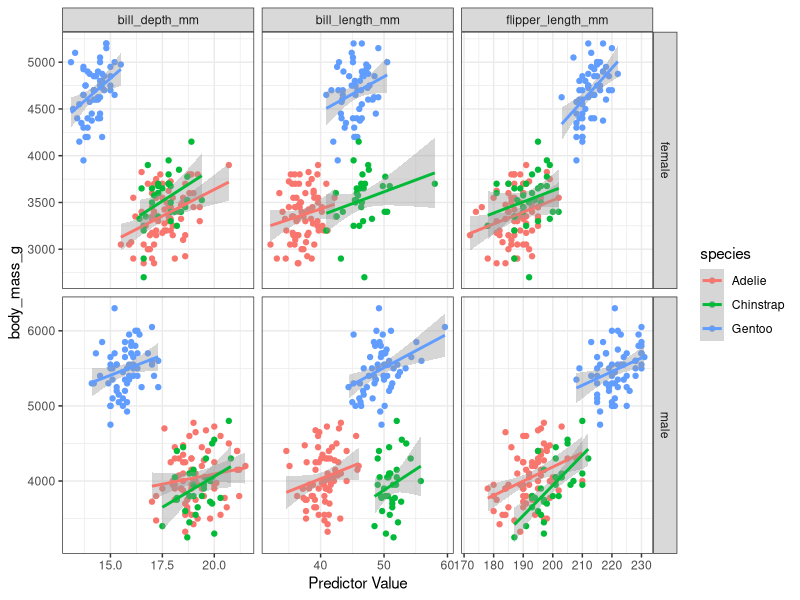

Generate this figure with R:
## ---- chunk 1
library(knitr)
knitr::opts_chunk$set(warning = FALSE, message = FALSE, echo=FALSE) 
knitr::opts_chunk$set(cache.extra = rand_seed)
set.seed(105134)
## ---- chunk 2
library(palmerpenguins)
library(leaps)
library(purrr)
library(dplyr)
library(tidyverse)
library(ggplot2)
library(readr)
library(rsample)
data(penguins)
penguins <- penguins[complete.cases(penguins),]
## ---- chunk 3
penguins%>%
  mutate(index = seq(1,length(penguins$sex)))%>%
  select(-c(year,island))%>%
  filter(complete.cases(.))%>%
  gather(key='Predictor',value = 'Predictor Value',-c(index,species,body_mass_g,sex))%>%
  ggplot(mapping = aes(x=`Predictor Value`,y=body_mass_g,group=species,color=species))+
  geom_point()+
  geom_smooth(method = lm)+
  facet_grid(vars(sex),vars(Predictor),scales="free")+
  theme_bw()
## ---- chunk 4
formulaA <- body_mass_g~male+gentoo+bill_depth_mm+flipper_length_mm

dfA <- mutate(penguins,male = as.factor(penguins$sex == "male"),
                             gentoo = as.factor(penguins$species == "Gentoo"))

formulaB <- body_mass_g~sex+species+bill_length_mm+bill_depth_mm+flipper_length_mm
  
formulaC <- body_mass_g~sex+species+bill_length_mm*bill_depth_mm+flipper_length_mm*bill_length_mm

modelA <- lm(formulaA, dfA)
modelB <- lm(formulaB, data=penguins)
modelC <- lm(formulaC, data=penguins)
anovaAB <- anova(modelA, modelB)
anovaBC <- anova(modelB,modelC)
## ---- chunk 5
CV_outA <- vfold_cv(dfA, v=15) %>% 
  rowwise() %>% 
  mutate(fit=list(lm(formulaA, data=splits)), predictions = list(predict(fit,assessment(splits))), mse = mean((assessment(splits)$body_mass_g-predictions)^2, na.rm=T))
CVA<- CV_outA %>% 
ungroup() %>% 
  summarize(se=sd(mse/sqrt(n())),mse=mean(mse))
  

CV_outB <- vfold_cv(penguins, v=15) %>% 
  rowwise() %>% 
  mutate(fit=list(lm(formulaB, data=splits)), predictions = list(predict(fit,assessment(splits))), mse = mean((assessment(splits)$body_mass_g-predictions)^2, na.rm=T)) 
CVB<- CV_outB%>% 
  ungroup() %>% 
  summarize(se=sd(mse/sqrt(n())),mse=mean(mse))

CV_outC <- vfold_cv(penguins, v=15) %>% 
  rowwise() %>% 
  mutate(fit=list(lm(formulaC, data=splits)), predictions = list(predict(fit,assessment(splits))), mse = mean((assessment(splits)$body_mass_g-predictions)^2, na.rm=T)) 
CVC <- CV_outC %>% 
  ungroup() %>% 
  summarize(se=sd(mse/sqrt(n())),mse=mean(mse))
## ---- chunk 6
table <- data.frame(rbind(CVA,CVB,CVC)) 
table$Model <- c("A","B","C")
table <- table[, c("Model", "mse", "se")]
  names(table) <- c("Model","Mean Squared Error","Standard Error") 
  knitr::kable(table)
## ---- chunk 7
coeff_hat <- function(df, formula) {
  df <- as.data.frame(df)
  bhh_lm <- lm(formula,
               data = df)
  coe <- coef(bhh_lm)
  estimates <- coe
  return(estimates)
}

bootConfidence <- function(df, formula, bootTimes = 200)
{
  coeff_hat_res <- coeff_hat(df,formula)
  coeff_hat_penguins <- as.numeric(coeff_hat_res)
  coeff_hat_names <- names(coeff_hat_res)

  differences <- df %>%
    bootstraps(times = bootTimes) %>%
    rowwise() %>%
    mutate(diff = list(coeff_hat(splits, formula) - coeff_hat_penguins)) %>%
    select("diff") %>%
    unnest() %>%
    deframe() %>%
    matrix(nrow = bootTimes, byrow = TRUE)
  
  upper <- coeff_hat_penguins - apply(differences, 2, quantile, probs=0.05/2)
  lower <- coeff_hat_penguins - apply(differences, 2, quantile, probs=1-0.05/2)
  confidence <- data.frame('Estimated Coefficients' = coeff_hat_penguins, 'Lower Bound' = lower,'Upper Bound' = upper)
  rownames(confidence) <- coeff_hat_names
  return(confidence)
   
}

## ---- chunk 8
bootConfA <- bootConfidence(dfA, formulaA)
bootConfB <- bootConfidence(penguins, formulaB)
bootConfC <- bootConfidence(penguins, formulaC)
## ---- chunk 9
bootConfA[-1,]
## ---- chunk 10
bootConfB[-1,]
